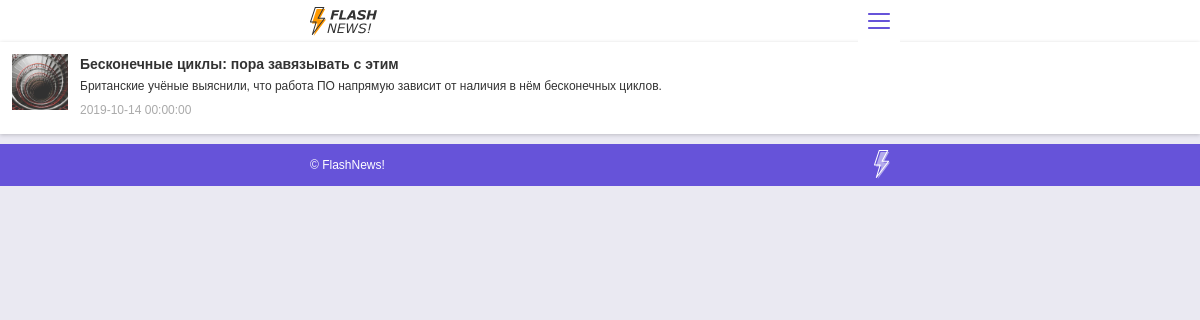
The app's page /single.php?news=3 with its own data.
### tables this page shows
CREATE TABLE `news` (
  `id` int NOT NULL,
  `title` varchar(150) NOT NULL COMMENT 'Название статьи',
  `text` text NOT NULL,
  `imgUrl` varchar(100) NOT NULL,
  `date` datetime NOT NULL DEFAULT CURRENT_TIMESTAMP
);

### single.php (the view, shortened to what this page needs)
<?php
    require('php/header.php');
    $newsId = $_GET['news'];
    $oneNews = $con->prepare('SELECT * FROM `news` WHERE `id` = :id');
    $oneNews->execute(['id' => $newsId]);
    $news = $oneNews->fetch(PDO::FETCH_OBJ);
?>
<section class="list-title-view">
            <article class="new-block">
            <img src="<?=$news->imgUrl?>" alt="Картинка померла">
            <div class="new-block-text">
              <h3><?=$news->title?></h3>
              <p><?=$news->text?></p>
              <time datetime="<?=$news->date?>"><?=$news->date?></time>
            </div>
          </article>
</section>
<?php
require('php/footer.php')
?>

### setting.css (style rules this page uses)
* { box-sizing: border-box }
body { font-family: "Verdana", "Tahoma", sans-serif; font-size: 12px; line-height: 16px }
.header-link, .new-block h3 { font-size: 14px; line-height: 20px }
.new-block { display: flex; margin-bottom: 10px; padding: 12px 12px 16px }
.new-block img { flex-shrink: 0; margin-right: 12px; width: 56px; height: 56px; object-fit: cover }
.new-block h3 { margin: 0 0 4px }
.new-block p { margin: 0 0 8px }
.new-block time, body { margin: 0 }

### style.css (style rules this page uses)
.light-theme { color: #333333; background-color: #eae9f2; }
.light-theme .new-block { background-color: #ffffff; box-shadow: 0 1px 4px rgba(0, 0, 0, 0.2); }
.light-theme .new-block time { color: #aaaaaa; }

### records on screen
news: imgUrl (picture), title "Бесконечные циклы: пора завязывать с этим", text "Британские учёные выяснили, что работа ПО напрямую зависит от наличия в нём бесконечных циклов.", date "2019-10-14 00:00:00"
